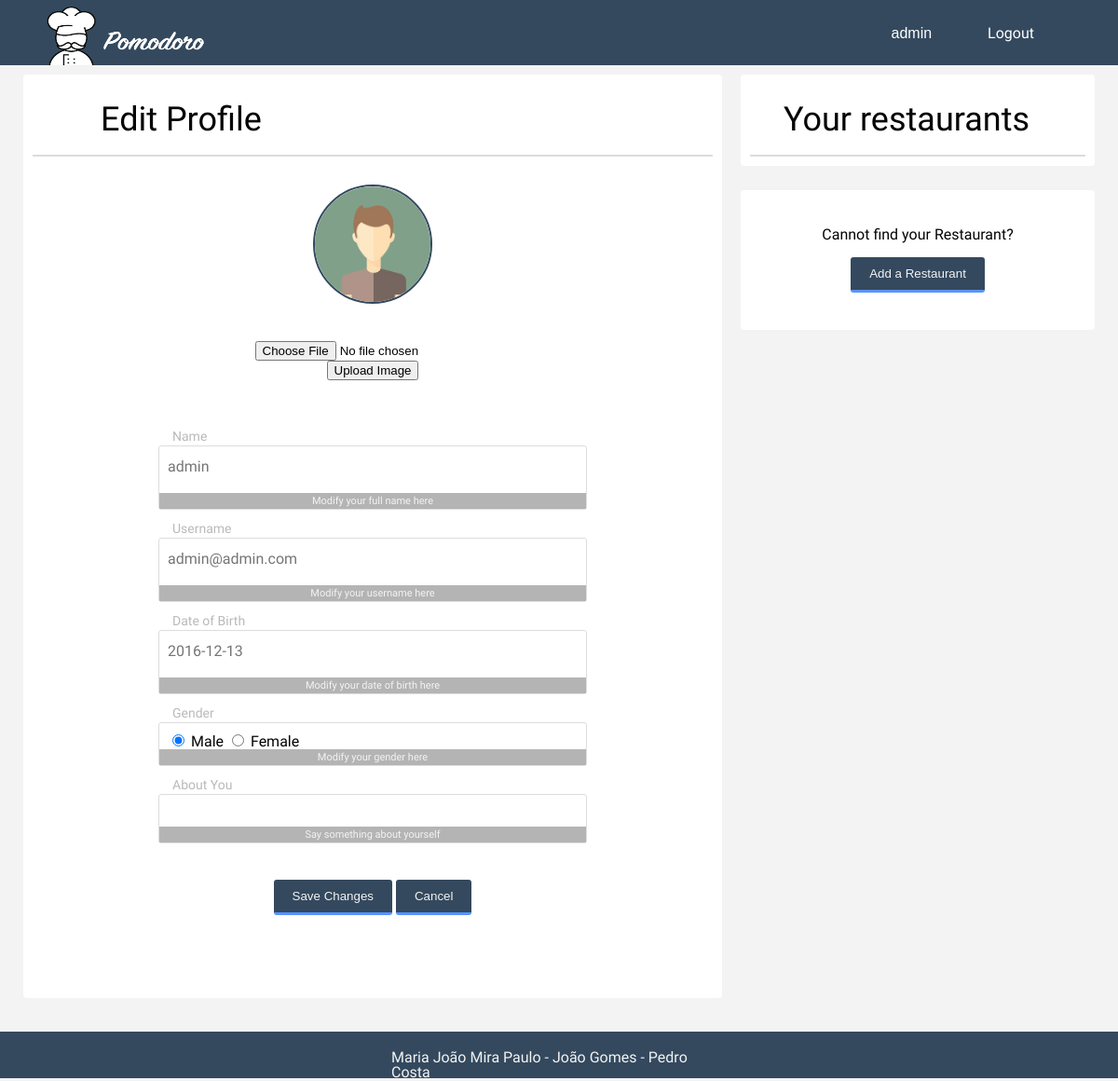
The page /pages/profile.php (signed in) on the database its author committed.
### tables this page shows
CREATE TABLE users (
	id INTEGER PRIMARY KEY AUTOINCREMENT,
  username VARCHAR,
	fullName VARCHAR,
	birthDate VARCHAR,
	photoId VARCHAR,
	gender VARCHAR,
	type VARCHAR,
  password VARCHAR
);

### dbActions/user.php (called while the page is built, shortened)
<?php
include_once('config.php');
function getUserInfoByUserName($username,$info){
    global $db;
    $statement = $db->prepare('SELECT * FROM users WHERE username = ? ');
    $statement->execute([$username]);
    return $statement->fetch()[$info];
}

### pages/profile.php (the view, shortened to what this page needs)
<?php
include_once "header.php";
include_once "../dbActions/user.php";
$username = $_SESSION['login-user'];
$fullName = getUserInfoByUserName($username, 'fullName');
$photoUser = getUserInfoByUserName($username, 'photoId');
$srcPhoto = '../assets/' . $photoUser;
$date = getUserInfoByUserName($username, 'birthDate');
$gender = getUserInfoByUserName($username, 'gender');
$type = getUserInfoByUserName($username, 'type');
?>
<div class="restaurantPage">
    <div class="main">
        <div class="container">
            <h1 id="editProfile" style="text-align: left">Edit Profile</h1>
            <div class="profileCenter">
                <img class="img-item" src="<?php echo $srcPhoto ?>"><br>
                <form class="uploadPhotoProfile" action="../dbActions/uploadUserPhoto.php" method="post"
                      enctype="multipart/form-data">
                    <input type="file" name="fileToUpload" id="fileToUpload" value="Select image to upload:"><br>
                    <input type="submit" value="Upload Image" name="submit">
                </form>
            </div>
            <form class="editProfileForm" action="../dbActions/editProfile.php" method="post">
                <ul>
                    <li>
                        <label for="Name">Name</label>
                        <input type="text" name="name" maxlength="100" placeholder="<?php echo $fullName ?>"><br>
                        <span>Modify your full name here</span>
                    </li>
                    <li>
                        <label for="UserName">Username</label>
                        <input type="email" name="userName" maxlength="100" placeholder="<?php echo $username ?>"><br>
                        <span>Modify your username here</span>
                    </li>
                    <li>
                        <label for="date">Date of Birth</label>
                        <input placeholder='<?php echo $date ?>' name="birthdate" class="form-control" type="text"
                               onfocus="(this.type='date')" onblur="(this.type='text')" id="date"><br>
                        <span>Modify your date of birth here</span>
                    </li>
                    <li>
                        <label for="gender">Gender</label>
                        <div class="genderProfile">
                            <?php
                            if (strtoupper($gender) == 'MALE') {
                                echo '  <input class="inputGender" type="radio" name="gender" checked="checked" value="Male"> Male ';
                                echo '<input class="inputGender" type="radio" name="gender" value="Female"> Female ';
                            } else {
                                echo '  <input class="inputGender" type="radio" name="gender" value="Male"> Male ';
                                echo '<input class="inputGender" type="radio" name="gender" checked="checked" value="Female"> Female ';
                            }
                            ?>
                            <br>
                        </div>
                        <span>Modify your gender here</span>
                    </li>
                    <li>
                        <label for="bio">About You</label>
                        <textarea name="bio" onkeyup="adjust_textarea(this)"></textarea>
                        <span>Say something about yourself</span>
                    </li>
                    <li>
                        <input type="submit" value="Save Changes">
                        <button class="button-item" type="button" onclick="location.href='index.php';">Cancel</button>
                    </li>
                </ul>
            </form>
        </div>
    </div>
    <div class="related">
        <?php
        if (strtoupper($type) == 'OWNER') {
             echo ' <div class="container">';
            echo '<div class="userRest">';
            echo '<h1 id="editProfile" style="text-align: left">Your restaurants</h1>';
            echo '</div>';
            echo '</div>';
            echo ' <div class="container">';
            echo '<div class="ownerColumn">';
            echo 'Cannot find your Restaurant?' . '<br>' . '<br>';
            echo '<button id="button-add" class="button-item" type="button" onclick="location.href=\'addRestaurant.php\';">Add a Restaurant</button>';
            echo '</div>';
            echo '</div>';
            }
            ?>
        </div>
    </div>
<?php
include_once "footer.php";
?>

### pages/header.php (shortened to what this page needs)
<?php
include_once "../dbActions/user.php";
?>
<html lang="en">
<head>
	<link rel="stylesheet" href="../assets/font-awesome/css/font-awesome.min.css">
    <link rel="stylesheet" href="../css/reset.css">
    <link rel="stylesheet" href="../css/style.css">
    <link rel="stylesheet" href="//code.jquery.com/ui/1.12.1/themes/base/jquery-ui.css">
     <div class="header">
        <div class="header-left-icon">
            <img class="logo" src="../assets/logo4.png" onclick="location.href='index.php'">
        </div>
        <div class="header-right">
            <div class="header-login">
                <?php
                if (isset($_SESSION['login-user'])) {
                    $fullname = getUserInfoByUserName($_SESSION['login-user'], 'fullName');
                    echo '<button class="login-button" onclick="location.href=\'profile.php\'" type="button">' . $fullname . '</button>';
                    echo '<a class="createAccount-button" href="../dbActions/logout.php">Logout</a>';
                } else {
                    echo '<button class="login-button" id="btnCreateAccount" onclick="visibleLogin()">Sign In</button>';
                    echo ' <button class="createAccount-button" id="btnCreateAccount" onclick="visibleCreateAcc()">Sign Up</button>';
                }
                ?>
            </div>
        </div>
    </div>
</head>

### css/style.css (style rules this page uses)
*, *::after, *::before { box-sizing: border-box; }
html { font-size: 62.5%; }
body h1 { font-size: 3.6rem; font-family: "Source Sans Pro", sans-serif; color: #040404; text-align: center; padding: 20px; }
a { color: #2e416a; text-decoration: none; }
.header { display: flex; flex-wrap: wrap; justify-content: space-between; background: #34495E; height: 70px; }
.header .header-left-icon { float: left; width: 125px; text-align: right; margin: 2px 10px; }
.header .logo { height: 1.8cm; width: 4.6cm; margin-left: 40px; }
.header .header-right { float: right; text-align: left; align-self: center; margin: 2px 10px; font-size: 1.6rem; font-family: "Source Sans Pro", sans-serif; color: #F3F3F3; position: relative; z-index: 2; }
.header .header-right .header-login { float: left; align-self: center; vertical-align: middle; text-align: center; }
.login-button { background-color: #34495E; border: none; color: #ffffff; text-align: center; text-decoration: none; display: inline-block; font-size: 16px; padding-right: 60px; }
.createAccount-button { background-color: #34495E; border: none; color: #ffffff; text-align: center; text-decoration: none; display: inline-block; font-size: 16px; padding-right: 20px; }
.img-item { border-radius: 50%; border: 2px solid #34495E; width: 128px; height: 128px; display: inline-block; }
.uploadPhotoProfile { display: inline-block; padding-top: 40px; }
.profileCenter { padding-top: 30px; margin: 0 auto; width: 50%; text-align: center; }
.editProfileForm { max-width: 500px; margin: 50px auto; background: transparent; border-radius: 2px; padding: 20px; font-family: "Source Sans Pro", sans-serif; }
.editProfileForm ul { list-style: none; padding: 0; margin: 0; }
.editProfileForm li { display: block; padding: 9px; border: 1px solid #DDDDDD; margin-bottom: 30px; border-radius: 3px; }
.editProfileForm li:last-child { border: none; margin-bottom: 0px; text-align: center; }
.editProfileForm li > label { display: block; float: left; margin-top: -29px; background: transparent; height: 14px; padding: 2px 5px 2px 5px; color: #B9B9B9; font-size: 14px; overflow: hidden; font-family: "Source Sans Pro", sans-serif; }
.editProfileForm genderProfile, .editProfileForm input[type="text"], .editProfileForm input[type="date"], .editProfileForm input[type="datetime"], .editProfileForm input[type="email"], .editProfileForm input[type="number"], .editProfileForm input[type="search"], .editProfileForm input[type="time"], .editProfileForm input[type="url"], .editProfileForm input[type="password"], .editProfileForm textarea, .editProfileForm select { box-sizing: border-box; -webkit-box-sizing: border-box; -moz-box-sizing: border-box; width: 100%; display: block; outline: none; border: none; height: 25px; line-height: 25px; font-size: 16px; padding: 0; font-family: "Source Sans Pro", sans-serif; background-color: transparent; }
.editProfileForm li > span { background: #b4b4b4; display: block; padding: 3px; margin: 0 -9px -9px -9px; text-align: center; color: #F3F3F3; font-family: "Source Sans Pro", sans-serif; font-size: 11px; }
.editProfileForm textarea { resize: none; }
#button-add, .editProfileForm button, .editProfileForm input[type="submit"], .editProfileForm input[type="button"] { background: #34495E; border: none; padding: 10px 20px 10px 20px; border-bottom: 3px solid #5994FF; border-radius: 3px; color: #F3F3F3; }
#editProfile { border-bottom: 2px solid gainsboro; text-align: left; padding-left: 10%; font-family: "Source Sans Pro", sans-serif; }
.ownerColumn { padding: 30px; text-align: center; align-items: center; }
.restaurantPage { display: flex; flex-wrap: wrap; -webkit-align-content: center; align-content: center; }
.restaurantPage .container { margin-bottom: 1.6em; background-color: #ffffff; border-radius: 4px; padding: 10px 10px 10px 10px; }
.restaurantPage .main { padding: 10px 10px 10px 10px; position: relative; min-width: 500px; width: 100%; }
.restaurantPage .related { padding: 10px 10px 10px 10px; position: relative; min-width: 500px; width: 100%; }
@media only screen and (min-width: 850px) { .restaurantPage { display: flex; flex-wrap: nowrap; justify-content: center; } }
@media only screen and (min-width: 850px) { .restaurantPage .main { max-width: 770px; min-width: 400px; float: left; } }
@media only screen and (min-width: 850px) { .restaurantPage .related { min-width: 400px; width: 400px; float: right; } }

### rows shown on the page
users: fullName "admin", photoId (picture), name "admin", birthdate "2016-12-13"
